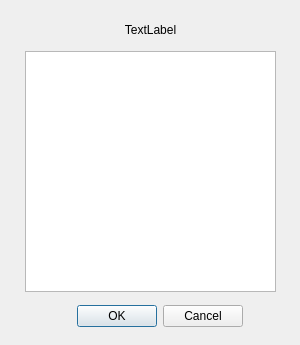
<?xml version="1.0" encoding="UTF-8"?>
<ui version="4.0">
 <class>Dialog</class>
 <widget class="QDialog" name="Dialog">
  <property name="geometry">
   <rect>
    <x>0</x>
    <y>0</y>
    <width>300</width>
    <height>345</height>
   </rect>
  </property>
  <property name="windowTitle">
   <string>Recommendation</string>
  </property>
  <widget class="QDialogButtonBox" name="buttonBox">
   <property name="geometry">
    <rect>
     <x>70</x>
     <y>300</y>
     <width>180</width>
     <height>32</height>
    </rect>
   </property>
   <property name="orientation">
    <enum>Qt::Horizontal</enum>
   </property>
   <property name="standardButtons">
    <set>QDialogButtonBox::Cancel|QDialogButtonBox::Ok</set>
   </property>
   <property name="centerButtons">
    <bool>true</bool>
   </property>
  </widget>
  <widget class="QListWidget" name="listWidget">
   <property name="geometry">
    <rect>
     <x>25</x>
     <y>51</y>
     <width>251</width>
     <height>241</height>
    </rect>
   </property>
  </widget>
  <widget class="QLabel" name="label">
   <property name="geometry">
    <rect>
     <x>10</x>
     <y>20</y>
     <width>281</width>
     <height>20</height>
    </rect>
   </property>
   <property name="text">
    <string>TextLabel</string>
   </property>
   <property name="alignment">
    <set>Qt::AlignCenter</set>
   </property>
  </widget>
 </widget>
 <resources/>
 <connections>
  <connection>
   <sender>buttonBox</sender>
   <signal>accepted()</signal>
   <receiver>Dialog</receiver>
   <slot>accept()</slot>
   <hints>
    <hint type="sourcelabel">
     <x>248</x>
     <y>254</y>
    </hint>
    <hint type="destinationlabel">
     <x>157</x>
     <y>274</y>
    </hint>
   </hints>
  </connection>
  <connection>
   <sender>buttonBox</sender>
   <signal>rejected()</signal>
   <receiver>Dialog</receiver>
   <slot>reject()</slot>
   <hints>
    <hint type="sourcelabel">
     <x>316</x>
     <y>260</y>
    </hint>
    <hint type="destinationlabel">
     <x>286</x>
     <y>274</y>
    </hint>
   </hints>
  </connection>
 </connections>
</ui>
